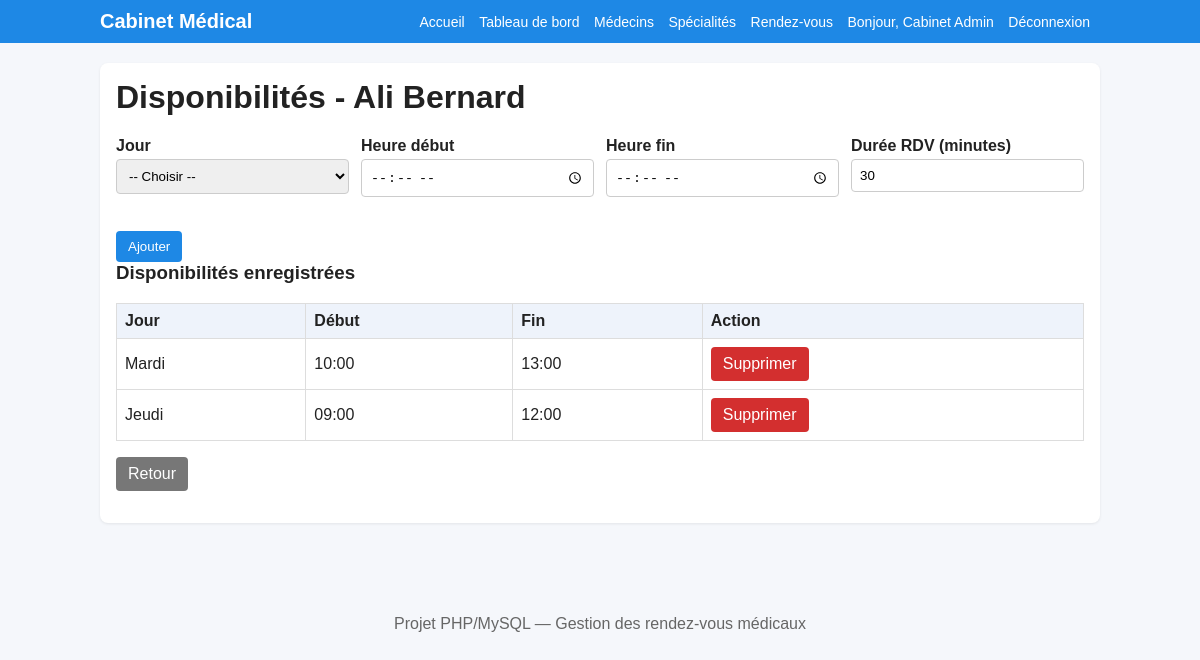
The page /admin/medecins/disponibilites.php?id=2 (signed in) on the database its author committed.
### tables this page shows
CREATE TABLE medecins (
    id INT AUTO_INCREMENT PRIMARY KEY,
    id_utilisateur INT NOT NULL,
    id_specialite INT NOT NULL,
    description TEXT,
    actif TINYINT(1) NOT NULL DEFAULT 1,
    duree_rdv INT NOT NULL DEFAULT 30,
    FOREIGN KEY (id_utilisateur) REFERENCES utilisateurs(id) ON DELETE CASCADE,
    FOREIGN KEY (id_specialite) REFERENCES specialites(id)
);

CREATE TABLE utilisateurs (
    id INT AUTO_INCREMENT PRIMARY KEY,
    nom VARCHAR(100) NOT NULL,
    prenom VARCHAR(100) NOT NULL,
    email VARCHAR(150) NOT NULL UNIQUE,
    telephone VARCHAR(30) NOT NULL,
    mot_de_passe VARCHAR(255) NOT NULL,
    role ENUM('admin','medecin','patient') NOT NULL
);

CREATE TABLE disponibilites (
    id INT AUTO_INCREMENT PRIMARY KEY,
    id_medecin INT NOT NULL,
    jour_semaine TINYINT NOT NULL,  
    heure_debut TIME NOT NULL,
    heure_fin TIME NOT NULL,
    FOREIGN KEY (id_medecin) REFERENCES medecins(id) ON DELETE CASCADE
);

### includes/fonctions.php (called while the page is built, shortened)
<?php
function e($value) {
    return htmlspecialchars($value ?? '', ENT_QUOTES, 'UTF-8');
}
function jour_nom($n) {
    $jours = [1 => 'Lundi', 2 => 'Mardi', 3 => 'Mercredi', 4 => 'Jeudi', 5 => 'Vendredi', 6 => 'Samedi', 7 => 'Dimanche'];
    return $jours[(int)$n] ?? '';
}
?>

### admin/medecins/disponibilites.php (the view, shortened to what this page needs)
<?php
require_once __DIR__ . '/../../config/database.php';
require_once __DIR__ . '/../../includes/header.php';
$id_medecin = (int)($_GET['id'] ?? 0);
$stmt = $pdo->prepare("SELECT m.*, u.nom, u.prenom FROM medecins m JOIN utilisateurs u ON u.id=m.id_utilisateur WHERE m.id=?");
$stmt->execute([$id_medecin]);
$med = $stmt->fetch();
$dispos = $pdo->prepare('SELECT * FROM disponibilites WHERE id_medecin=? ORDER BY jour_semaine, heure_debut');
$dispos->execute([$id_medecin]);
$dispos = $dispos->fetchAll();
?>
<div class="card">
    <h1>Disponibilités - <?php echo e($med['prenom'].' '.$med['nom']); ?></h1>
    <form method="post" class="form-grid">
        <div><label>Jour</label><select name="jour_semaine" required>
            <option value="">-- Choisir --</option>
        </select></div>
        <div><label>Heure début</label><input type="time" name="heure_debut" required></div>
        <div><label>Heure fin</label><input type="time" name="heure_fin" required></div>
        <div><label>Durée RDV (minutes)</label><input type="number" name="duree_rdv" value="<?php echo e($med['duree_rdv']); ?>" min="10" step="5"></div>
        <div><label>&nbsp;</label><button type="submit">Ajouter</button></div>
    </form>
    <h3>Disponibilités enregistrées</h3>
    <table><tr><th>Jour</th><th>Début</th><th>Fin</th><th>Action</th></tr>
    <?php foreach ($dispos as $d): ?><tr>
        <td><?php echo e(jour_nom($d['jour_semaine'])); ?></td>
        <td><?php echo e(substr($d['heure_debut'],0,5)); ?></td>
        <td><?php echo e(substr($d['heure_fin'],0,5)); ?></td>
        <td><a class="btn btn-danger" href="disponibilites.php?id=<?php echo $id_medecin; ?>&supprimer=<?php echo $d['id']; ?>" onclick="return confirm('Supprimer ?');">Supprimer</a></td>
    </tr><?php endforeach; ?></table>
    <p><a class="btn btn-secondary" href="liste.php">Retour</a></p>
</div>
<?php require_once __DIR__ . '/../../includes/footer.php'; ?>

### assets/css/style.css (style rules this page uses)
* { box-sizing: border-box; }
body { margin: 0; font-family: Arial, sans-serif; background: #f5f7fb; color: #222; }
.card { background: #fff; padding: 16px; border-radius: 8px; margin-bottom: 16px; box-shadow: 0 1px 3px rgba(0,0,0,0.08); }
h1, h2, h3 { margin-top: 0; }
table { width: 100%; border-collapse: collapse; background: #fff; }
th, td { border: 1px solid #ddd; padding: 8px; text-align: left; }
th { background: #eef3fb; }
.form-grid { display: grid; grid-template-columns: repeat(auto-fit, minmax(220px, 1fr)); gap: 12px; }
label { display: block; margin-bottom: 4px; font-weight: bold; }
input, select, textarea, button { width: 100%; padding: 8px; border: 1px solid #ccc; border-radius: 4px; }
button, .btn { background: #1e88e5; color: #fff; border: none; cursor: pointer; padding: 8px 12px; display: inline-block; width: auto; text-decoration: none; border-radius: 4px; }
.btn-secondary { background: #777; }
.btn-danger { background: #d32f2f; }

### rows shown on the page
medecins: id_utilisateur.nom "Ali Bernard", duree_rdv "30"
disponibilites: jour_semaine "Mardi", heure_debut "10:00", heure_fin "13:00"
disponibilites: jour_semaine "Jeudi", heure_debut "09:00", heure_fin "12:00"

### other values the page prints
$user['prenom'] . ' ' . $user['nom'] "Cabinet Admin"
